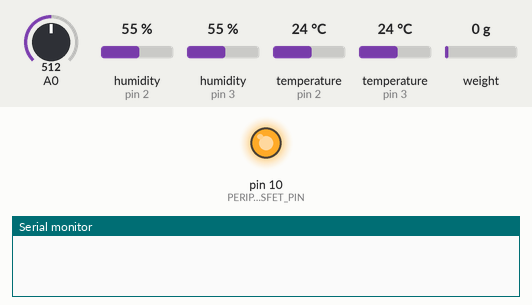
This sketch was run on a simulated Arduino Uno, built with avr-gcc and run on an emulated ATmega328P. On the bench: output pins drawn as LEDs (lit = HIGH), the last lines printed to the serial monitor. Wiring (inferred from the names in the program): 2 × DHT22 sensor: data pin 2 / data pin 3. Inputs (shaded band) come from the test bench; at power-on: A0 = 512, humidity (sensors on pin 2, pin 3) 55 %, temperature (sensors on pin 2, pin 3) 24 °C, weight on the scale 0 g. The local clock reads 2024-03-15 10:24:30 at power-on unless the sketch sets it; the modem accepts every AT command (registered, SIM ready, sends succeed) and sends nothing else.

Above: at 0.1 s.
At 68.5 s:
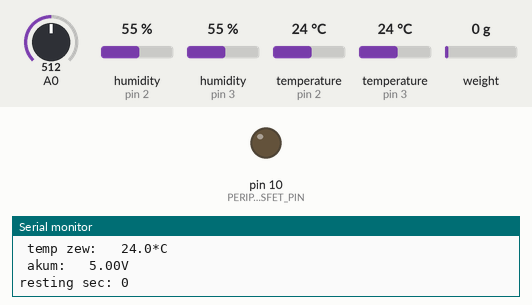
Timing chart, 0 to 94.3 s (numbered marks = the images above):
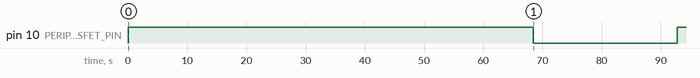

Measured:
- by itself, pin 10 (PERIPH_MOSFET_PIN): HIGH → LOW at 68.5 s, → HIGH 24.3 s later

The sketch:

BeeHiveGSMv2.ino
```cpp
//----------------------------------------------
//-------------- LIBS & DEFINITIONS ------------
//----------------------------------------------

#include <Wire.h>
#include "DS3231.h"
#include "HX711.h"
#include <DHT.h>
#include "LowPower.h"
#include <SoftwareSerial.h>

#define DEBUG 1
#define USE_SMS 1
#define USE_HTTP 0
#define USE_BATTERYSTATE 1
#define USE_DHT 1
#define USE_SCALE 1
#define USE_SCHEDULE 1
#define USE_GPS 0

#define PERIPH_MOSFET_PIN 10 //MOSFET pin

#define INTERVAL 30 //device work interval in seconds

#define calibration_factor 13650.0
#define zero_factor 8457924
#define DOUT  5 //HX711
#define CLK  4  //HX711

#define DHT_DEVICE1_PIN 2
#define DHT_DEVICE2_PIN 3

//SIM800 TX is connected to Arduino
#define SIM800_TX_PIN 8

//SIM800 RX is connected to Arduino
#define SIM800_RX_PIN 9
//----------------------------------------------
//--------- VARIABLES & OBJECTS ----------------
//----------------------------------------------
SoftwareSerial serialSIM800(SIM800_TX_PIN,SIM800_RX_PIN);
DHT dht1;
DHT dht2;
DS3231 Clock;
RTClib RTC;
HX711 scale(DOUT, CLK);

float weight;
float voltage = 0.0;
int humidity1 = 0;
int temperature1 = 0;
int humidity2 = 0;
int temperature2 = 0;

int sensorValue = 0;

//localization & time
// String location = "";
// String gpsLng = "";
// String gpsLat = "";

//sms sending schedule
int programmedHours[24] = {6,7,8,9,10,11,12,13,14,15,16,17,18,19,20,21,22};
int hourActual = 0;
int hourOld = 0;
int hour = 0;
bool requestSendSms = false;

int intervalIterations=0;

enum machineState {
    startProgram,
    wakeUpArduino,
    turnOnSupply,
    connectSIM800,
    getTimeRtc,
    getLocationSIM800,
    measureWeight,
    measureDHT,
    measureBattery,
    sendSmsSIM800,
    turnOffSupply,
    goSleep
  };

enum machineState thisMachine = startProgram;

DateTime now;
int countOK = 0;
int sim800connOK = 0;
//  char* text;
//  char* number;
//  bool error;
//----------------------------------------------
//--------------- S E T U P --------------------
//----------------------------------------------
int licznik = 0;

void setup() {
  pinMode(10, OUTPUT); // MOSFET pin as output
  digitalWrite(10, HIGH); // turn on MOSFET

  Wire.begin(); //I2C library
  Serial.begin(9600); //console debugger init
  while(!Serial); //wait for serial ready
  serialSIM800.begin(9600);

  //humidity & temp sensors initialization
  dht1.setup(DHT_DEVICE1_PIN);
  dht2.setup(DHT_DEVICE2_PIN);

  //SIM800L initialization
  delay(10000);

  //HX711 initialization with fixed values
  scale.set_scale(calibration_factor); //This value is obtained by using the SparkFun_HX711_Calibration sketch
  scale.set_offset(zero_factor); //Zero out the scale using a previously known zero_factor

  //Initial state for sequence
  thisMachine = turnOnSupply;

}
//----------------------------------------------
//--------------- L O O P ----------------------
//----------------------------------------------

void loop() {

  switch (thisMachine){
    case turnOnSupply:
      //DEBUG?Serial.println("SQ mosfet"):true;
      digitalWrite(PERIPH_MOSFET_PIN, HIGH); // turn on MOSFET

      if (USE_SMS || USE_HTTP || USE_SCHEDULE || USE_GPS) delay(20000); //waiting for module initialisation
      thisMachine = measureWeight;
    break;

    case startProgram:
    break;

    case wakeUpArduino:
    break;

    case measureWeight:
      if (USE_SCALE){
        //DEBUG?Serial.println("SQ weight"):true;
        getWeight();
      }
      thisMachine = measureDHT;
    break;

    case measureDHT:
      if (USE_DHT){
        //DEBUG?Serial.println("SQ dht"):true;
        readHumTemp();
      }
      thisMachine = measureBattery;
    break;

    case measureBattery:
      if (USE_BATTERYSTATE){
        //DEBUG?Serial.println("SQ battery"):true;
        readBatteryStatus();
      }
      thisMachine = connectSIM800;
    break;

    case connectSIM800:
    thisMachine = getTimeRtc;

    if (USE_SMS || USE_HTTP || USE_SCHEDULE || USE_GPS)
    {
      //DEBUG?Serial.println("SQ conn sim800"):true;
      sim800connOK = 1;
      if (sim800connOK){
          //DEBUG?Serial.println("SIM800 OK"):true;
          thisMachine = getTimeRtc;
        }
      else{
          //DEBUG?Serial.println("SIM800 ERROR"):true;
          thisMachine = turnOffSupply;
        }
    } else {
      thisMachine = turnOffSupply;
    }
    break;

    case getTimeRtc:
      if(USE_SCHEDULE)
      {
        //DEBUG?Serial.println("SQ time"):true;
        getTimeAndCheckSchedule();
      }
      if (USE_SCHEDULE == 0) //request sms if schedule disabled
      {
        requestSendSms = true;
      }
      thisMachine = getLocationSIM800;
    break;

    case getLocationSIM800:
      if(USE_GPS)
      {
        //DEBUG?Serial.println("SQ location"):true;
        //Nie zmienione dla nowej biblioteki
        //getLocationGps();
      }
      thisMachine = sendSmsSIM800;
    break;

    case sendSmsSIM800:

      if (USE_SMS && requestSendSms){
        //DEBUG?Serial.println("SQ sms"):true;
        sendSms();
      }
      thisMachine = turnOffSupply;
    break;

    case turnOffSupply:
      //DEBUG?Serial.println("SQ supply off"):true;
      delay(20000);
      digitalWrite(PERIPH_MOSFET_PIN, LOW);
      thisMachine = goSleep;
    break;

    case goSleep:

      //DEBUG?Serial.println("SQ sleep"):true;
      //delay(5000);
      intervalIterations = INTERVAL / 8;
      goSleep8s(intervalIterations);
      //software_Reset(); //bez resetu modem po kilku połączeniach się zawiesza
      thisMachine = turnOnSupply;
    break;

    //default:
    //DEBUG?Serial.println("SQ ERROR"):true;
    //}
  }
}

//----------------------------------------------
//----------- F U N C T I O N S ----------------
//----------------------------------------------
void sendSms(){

  //--------------- test sms -----------------------
  /*
  Serial.println("Sending SMS...");

  //Set SMS format to ASCII
  serialSIM800.write("AT+CMGF=1\r\n");
  delay(1000);

  //Send new SMS command and message number
  serialSIM800.write("AT+CMGS=\"+48723491046\"\r\n");
  delay(1000);

  //Send SMS content
  serialSIM800.write("TEST");
  delay(1000);

  //Send Ctrl+Z / ESC to denote SMS message is complete
  serialSIM800.write((char)26);
  delay(1000);

  Serial.println("SMS Sent!");
  */
  //---------------------------------------------------

  //--------------- real sms ---------------------
  char smsContent [160] = {""};
  char * waga1 = "waga: "; //weight
  char * wilg1 = "\n wilg wew: "; //internal humidity
  char * temp1 = "\n temp wew: "; //internal temperature
  char * wilg2 = "\n wilg zew: "; //external humidity
  char * temp2 = "\n temp zew: "; //external temperature
  char * akum = "\n akum: "; //battery state
  char * jTemp = "*C ";
  char * jWilg = "%RH ";
  char * jWaga = "kg ";
  char * jAku = "V ";

  char weightString[10] = "0";
  char voltageString[10] = "0";
  char humidity1String[10] = "0";
  char temperature1String[10] = "0";
  char humidity2String[10] = "0";
  char temperature2String[10] = "0";
  char licznikString[10] = "";

  dtostrf(weight, 6, 1, weightString);
  dtostrf(humidity1, 6, 1, humidity1String);
  dtostrf(temperature1, 6, 1, temperature1String);
  dtostrf(humidity2, 6, 1, humidity2String);
  dtostrf(temperature2, 6, 1, temperature2String);
  dtostrf(voltage, 6, 2, voltageString);

  Serial.println(weightString);
  Serial.println(humidity1String);
  Serial.println(temperature1String);
  Serial.println(humidity2String);
  Serial.println(temperature2String);
  Serial.println(voltageString);

  //Test counter
  //licznik++;
  //dtostrf(licznik, 4, 0, licznikString);
  //strcpy(smsContent, licznikString);
  //strcat(smsContent, "\n");

  strcat(smsContent, waga1);
  strcat(smsContent,weightString);
  strcat(smsContent, jWaga);

  strcat(smsContent, wilg1);
  strcat(smsContent,humidity1String);
  strcat(smsContent, jWilg);

  strcat(smsContent, temp1);
  strcat(smsContent,temperature1String);
  strcat(smsContent, jTemp);

  strcat(smsContent, wilg2);
  strcat(smsContent,humidity2String);
  strcat(smsContent, jWilg);

  strcat(smsContent, temp2);
  strcat(smsContent,temperature2String);
  strcat(smsContent, jTemp);

  strcat(smsContent, akum);
  strcat(smsContent, voltageString);
  strcat(smsContent, jAku);

  //Set SMS format to ASCII
  serialSIM800.write("AT+CMGF=1\r\n");
  delay(1000);

  //Send new SMS command and message number
  serialSIM800.write("AT+CMGS=\"+48723491046\"\r\n");
  delay(1000);

  //Send SMS content
  serialSIM800.write(smsContent);
  delay(1000);

  //Send Ctrl+Z / ESC to denote SMS message is complete
  serialSIM800.write((char)26);
  delay(10000);
  requestSendSms = false;
  Serial.println(smsContent);
  //------------------------------------------------------------
}

void getWeight(){
      weight = scale.get_units();
      if(weight<0){ weight = 0;}
       //DEBUG?Serial.print(weight):true;
       //DEBUG?Serial.println("kg"):true;
}

void readHumTemp(){
    delay(100);
    humidity1 = dht1.getHumidity();
    temperature1 = dht1.getTemperature();

  //debug info
  if ((dht1.getStatusString() == "OK") && (DEBUG))  {
    Serial.print("Czujnik 1: ");
    Serial.print(humidity1);
    Serial.print("%RH | ");
    Serial.print(temperature1);
    Serial.println("*C");
  }

  delay(dht1.getMinimumSamplingPeriod());
  humidity2 = dht2.getHumidity();
  temperature2 = dht2.getTemperature();

  if ((dht2.getStatusString() == "OK")&& (DEBUG)) {
    Serial.print("Czujnik 2: ");
    Serial.print(humidity2);
    Serial.print("%RH | ");
    Serial.print(temperature2);
    Serial.println("*C");
  }
  delay(dht2.getMinimumSamplingPeriod());
}

void readBatteryStatus()
{
    sensorValue = analogRead(A0);
    // Convert the analog reading (which goes from 0 - 1023) to a voltage (0 - 5V):
    voltage = (sensorValue * (5.0 / 1023.0))*2 ;
    DEBUG?Serial.print(voltage):true;
    DEBUG?Serial.println("V"):true;
}

void goSleep8s(int iterations)
{
  for (int i = 0; i < iterations; i++) {
    DEBUG?Serial.print("resting sec: "):true;
    DEBUG?Serial.println(i*8):true;
    //LowPower.idle(SLEEP_8S, ADC_OFF, TIMER2_OFF, TIMER1_OFF, TIMER0_OFF, SPI_OFF, USART0_OFF, TWI_OFF);
    delay(50);
    LowPower.powerDown(SLEEP_8S, ADC_OFF, BOD_OFF);
    delay(50);
  }
}

 void getTimeAndCheckSchedule(){
    delay(1000);
    now = RTC.now();
    Serial.println(now.hour());

    //set up request for sending sms only once per hour according to programmed hours
    hour = now.hour();
    hourActual = hour;
    if (hourOld != hourActual){
      DEBUG?Serial.println("actual != old"):true;
      for (int i=0; i<24;i++){
        if (programmedHours[i] == hourActual){
          DEBUG?Serial.println("sms request"):true;
          requestSendSms = true;
        }
      }
    } else {
        DEBUG?Serial.println("already checked "):true;
    }
    hourOld = hourActual; //remember hour for next cycle
  }

  void getLocationGps(){
     //Serial.print("Lokalizacja: ");
     //location = sim800.getLocation();
     //location = location.substring(2,21);
     //Serial.println(location);

    //gpsLng = location.substring(0,9);
    //Serial.println(gpsLng);
    //gpsLat = location.substring(10,21);
    //Serial.println(gpsLat);
  }

  void setRTC(int Year, int Month, int Day, int DoW,
    int Hour,int Minute, int Second){
        Clock.setClockMode(false);  // set to 24h
    //setClockMode(true); // set to 12h

    Clock.setYear(Year);
    Clock.setMonth(Month);
    Clock.setDate(Day);
    //Clock.setDoW(1);
    Clock.setHour(Hour);
    Clock.setMinute(Minute);
    Clock.setSecond(Second);
    }
```
